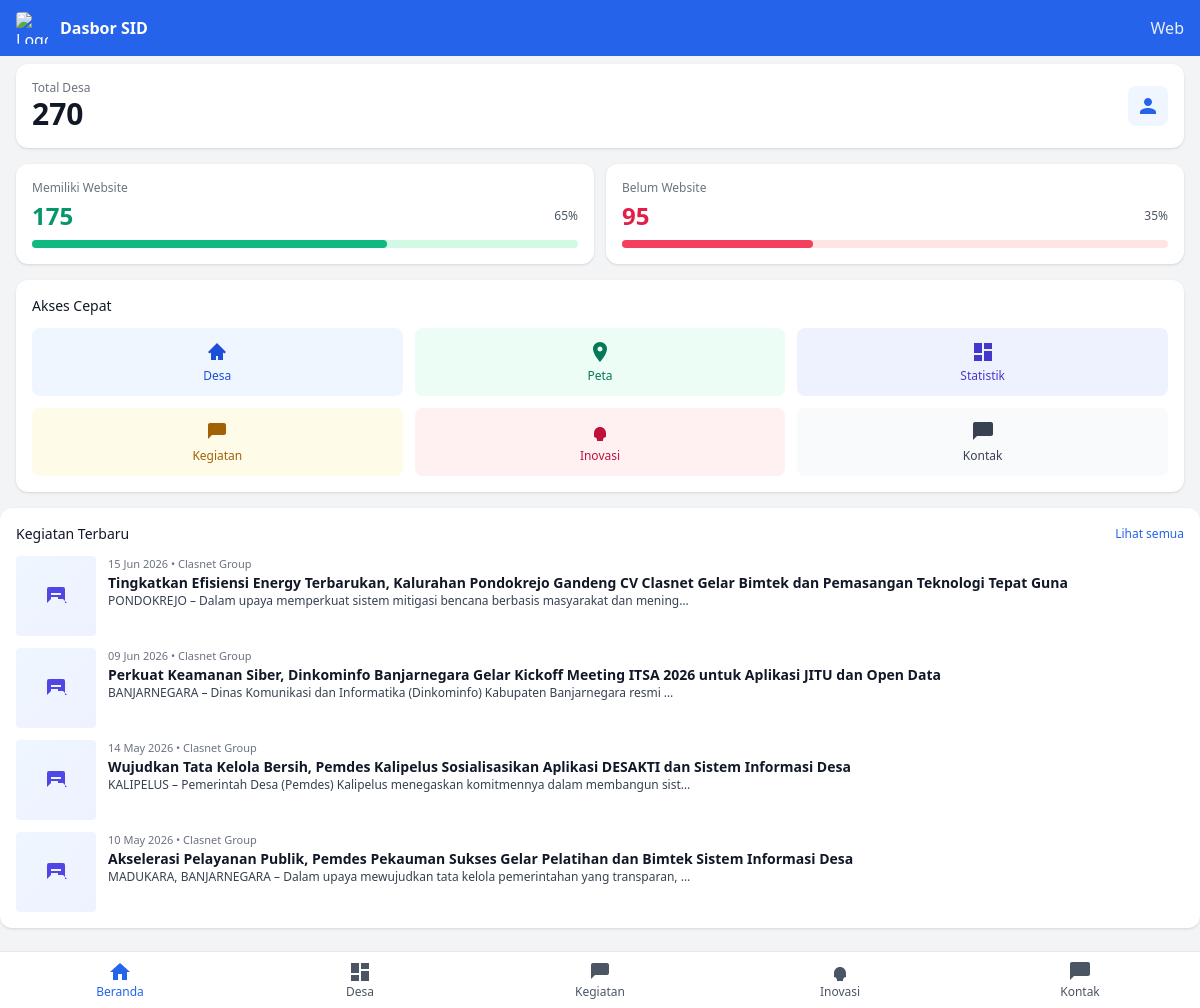
The app's page /legacy-php/mobile.php with its own data.
### tables this page shows
CREATE TABLE `berita` (
  `id` int(11) NOT NULL,
  `judul` varchar(255) NOT NULL,
  `isi` text NOT NULL,
  `gambar` varchar(255) DEFAULT NULL,
  `dibuat_pada` datetime NOT NULL DEFAULT current_timestamp(),
  `published` tinyint(1) NOT NULL DEFAULT 1,
  `author` varchar(100) DEFAULT 'Clasnet Group',
  `tags` varchar(255) DEFAULT NULL,
  `related_desa` varchar(255) DEFAULT NULL
);

### legacy-php/mobile.php (the view, shortened to what this page needs)
<?php
$db = db();
$total = 0; $withWebsite = 0; $withoutWebsite = 0; $active = 0; $inactive = 0; $unknown = 0;
$q1 = $db->query("SELECT COUNT(*) AS c FROM desa");
if ($q1) { $r = $q1->fetch_assoc(); $total = (int)$r['c']; }
$q2 = $db->query("SELECT
  SUM(CASE WHEN TRIM(COALESCE(alamat_website,'')) <> '' THEN 1 ELSE 0 END) AS w,
  SUM(CASE WHEN TRIM(COALESCE(alamat_website,'')) = '' THEN 1 ELSE 0 END) AS nw
FROM desa");
if ($q2) { $r = $q2->fetch_assoc(); $withWebsite = (int)$r['w']; $withoutWebsite = (int)$r['nw']; }
$websitePct = $total > 0 ? round(($withWebsite / $total) * 100) : 0;
$inactivePct= $total > 0 ? round(($withoutWebsite / $total) * 100) : 0;
$latestNews = [];
if ($res = $db->query("SELECT id, judul, isi, gambar, dibuat_pada, author FROM berita WHERE published=1 ORDER BY dibuat_pada DESC LIMIT 4")) {
  while ($row = $res->fetch_assoc()) { $latestNews[] = $row; }
}
function excerpt_mobile($text, $len = 90) {
  $plain = strip_tags($text ?? '');
  return mb_strlen($plain) <= $len ? $plain : mb_substr($plain, 0, $len) . '…';
}
?>
<!doctype html>
<html lang="id">
<head>
  <script src="https://cdn.tailwindcss.com"></script>
</head>
<body class="bg-gray-100 text-gray-900 min-h-screen pb-16">
  <header class="fixed top-0 left-0 right-0 bg-blue-600 text-white z-20">
    <div class="px-4 py-3 flex items-center justify-between">
      <div class="flex items-center gap-3">
        <img src="clasnet.png" alt="Logo" class="w-8 h-8 rounded object-contain">
        <div class="font-semibold">Dasbor SID</div>
      </div>
      <div class="flex items-center gap-3">
        <a href="index.php?view=desktop" class="text-white/90">Web</a>
      </div>
    </div>
  </header>
  <main class="pt-16">
    <div class="px-4">
      <div class="bg-white rounded-xl shadow p-4 mb-4">
        <div class="flex items-center justify-between">
          <div>
            <div class="text-xs text-gray-500">Total Desa</div>
            <div class="text-3xl font-bold"><?= $total ?></div>
          </div>
          <div class="p-2 rounded-lg bg-blue-50 text-blue-600">
            <svg xmlns="http://www.w3.org/2000/svg" viewBox="0 0 24 24" fill="currentColor" class="w-6 h-6"><path d="M12 12c2.21 0 4-1.79 4-4S14.21 4 12 4 8 5.79 8 8s1.79 4 4 4zm0 2c-2.67 0-8 1.34-8 4v2h16v-2c0-2.66-5.33-4-8-4z"/></svg>
          </div>
        </div>
      </div>
      <div class="grid grid-cols-2 gap-3 mb-4">
        <div class="bg-white rounded-xl shadow p-4">
          <div class="text-xs text-gray-500">Memiliki Website</div>
          <div class="flex items-center justify-between mt-1">
            <div class="text-2xl font-bold text-emerald-600"><?= $withWebsite ?></div>
            <span class="text-xs text-gray-600"><?= $websitePct ?>%</span>
          </div>
          <div class="mt-2 h-2 bg-emerald-100 rounded-full"><div class="h-2 bg-emerald-500 rounded-full" style="width: <?= $websitePct ?>%"></div></div>
        </div>
        <div class="bg-white rounded-xl shadow p-4">
          <div class="text-xs text-gray-500">Belum Website</div>
          <div class="flex items-center justify-between mt-1">
            <div class="text-2xl font-bold text-rose-600"><?= $withoutWebsite ?></div>
            <span class="text-xs text-gray-600"><?= $inactivePct ?>%</span>
          </div>
          <div class="mt-2 h-2 bg-rose-100 rounded-full"><div class="h-2 bg-rose-500 rounded-full" style="width: <?= $inactivePct ?>%"></div></div>
        </div>
      </div>
      <div class="bg-white rounded-xl shadow p-4 mb-4">
        <div class="text-sm font-medium">Akses Cepat</div>
        <div class="grid grid-cols-3 gap-3 mt-3">
          <a href="mobile_desa.php" class="flex flex-col items-center justify-center p-3 rounded-lg bg-blue-50 text-blue-700">
            <svg xmlns="http://www.w3.org/2000/svg" class="w-6 h-6" viewBox="0 0 24 24" fill="currentColor"><path d="M12 3l9 9-1.5 1.5L18 12.5V20h-5v-4H11v4H6v-7.5L4.5 13.5 3 12l9-9z"/></svg>
            <span class="text-xs mt-1">Desa</span>
          </a>
          <a href="mobile_peta.php" class="flex flex-col items-center justify-center p-3 rounded-lg bg-emerald-50 text-emerald-700">
            <svg xmlns="http://www.w3.org/2000/svg" class="w-6 h-6" viewBox="0 0 24 24" fill="currentColor"><path d="M12 2C8.14 2 5 5.14 5 9c0 5.25 7 13 7 13s7-7.75 7-13c0-3.86-3.14-7-7-7zm0 9.5c-1.38 0-2.5-1.12-2.5-2.5S10.62 6.5 12 6.5s2.5 1.12 2.5 2.5S13.38 11.5 12 11.5z"/></svg>
            <span class="text-xs mt-1">Peta</span>
          </a>
          <a href="mobile_statistik.php" class="flex flex-col items-center justify-center p-3 rounded-lg bg-indigo-50 text-indigo-700">
            <svg xmlns="http://www.w3.org/2000/svg" class="w-6 h-6" viewBox="0 0 24 24" fill="currentColor"><path d="M3 13h8V3H3v10zm0 8h8v-6H3v6zm10 0h8V11h-8v10zm0-18v6h8V3h-8z"/></svg>
            <span class="text-xs mt-1">Statistik</span>
          </a>
          <a href="mobile_kegiatan.php" class="flex flex-col items-center justify-center p-3 rounded-lg bg-yellow-50 text-yellow-700">
            <svg xmlns="http://www.w3.org/2000/svg" class="w-6 h-6" viewBox="0 0 24 24" fill="currentColor"><path d="M19 3H5c-1.1 0-2 .9-2 2v14l4-4h12c1.1 0 2-.9 2-2V5c0-1.1-.9-2-2-2z"/></svg>
            <span class="text-xs mt-1">Kegiatan</span>
          </a>
          <a href="mobile_inovasi.php" class="flex flex-col items-center justify-center p-3 rounded-lg bg-rose-50 text-rose-700">
            <svg xmlns="http://www.w3.org/2000/svg" class="w-6 h-6" viewBox="0 0 24 24" fill="currentColor"><path d="M9 21h6v-1c0-1.66 1.34-3 3-3v-4c0-3.31-2.69-6-6-6S6 9.69 6 13v4c1.66 0 3 1.34 3 3v1z"/></svg>
            <span class="text-xs mt-1">Inovasi</span>
          </a>
          <a href="mobile_kontak.php" class="flex flex-col items-center justify-center p-3 rounded-lg bg-gray-50 text-gray-700">
            <svg xmlns="http://www.w3.org/2000/svg" class="w-6 h-6" viewBox="0 0 24 24" fill="currentColor"><path d="M20 2H4c-1.1 0-2 .9-2 2v16l4-4h14c1.1 0 2-.9 2-2V4c0-1.1-.9-2-2-2z"/></svg>
            <span class="text-xs mt-1">Kontak</span>
          </a>
        </div>
      </div>
    </div>
    <?php if (!empty($latestNews)): ?>
      <div class="bg-white rounded-xl shadow p-4 mb-4">
        <div class="flex items-center justify-between">
          <div class="text-sm font-medium">Kegiatan Terbaru</div>
          <a href="mobile_kegiatan.php" class="text-xs text-blue-600">Lihat semua</a>
        </div>
        <div class="mt-3 space-y-3">
          <?php foreach ($latestNews as $b): ?>
          <a href="mobile_berita.php?id=<?= (int)$b['id'] ?>" class="block">
            <article class="flex gap-3">
              <?php $imgRel = !empty($b['gambar']) ? $b['gambar'] : null; $imgOk = $imgRel && file_exists(__DIR__ . '/' . $imgRel); ?>
              <?php if ($imgOk): ?>
                <img src="<?= htmlspecialchars($imgRel) ?>" alt="<?= htmlspecialchars($b['judul']) ?>" class="w-20 h-20 rounded object-cover flex-shrink-0">
              <?php else: ?>
                <div class="w-20 h-20 rounded bg-gradient-to-br from-blue-50 to-indigo-50 flex items-center justify-center text-indigo-600 flex-shrink-0">
                  <svg xmlns="http://www.w3.org/2000/svg" class="w-6 h-6" viewBox="0 0 24 24" fill="currentColor"><path d="M21 19V5a2 2 0 0 0-2-2H5a2 2 0 0 0-2 2v14l4-4h12l4 4zM7 9h10v2H7V9zm0 4h7v2H7v-2z"/></svg>
                </div>
              <?php endif; ?>
              <div class="flex-1">
                <div class="text-[11px] text-gray-500"><?= date('d M Y', strtotime($b['dibuat_pada'])) ?> • <?= htmlspecialchars($b['author'] ?: 'Clasnet Group') ?></div>
                <div class="text-sm font-semibold"><?= htmlspecialchars($b['judul']) ?></div>
                <div class="text-xs text-gray-700"><?= htmlspecialchars(excerpt_mobile($b['isi'])) ?></div>
              </div>
            </article>
          </a>
          <?php endforeach; ?>
        </div>
      </div>
    <?php endif; ?>
  </main>
  <nav class="fixed bottom-0 left-0 right-0 bg-white border-t z-20">
    <div class="grid grid-cols-5 text-xs text-gray-600">
      <a href="mobile.php" class="flex flex-col items-center justify-center py-2 text-blue-600">
        <svg xmlns="http://www.w3.org/2000/svg" class="w-6 h-6" viewBox="0 0 24 24" fill="currentColor"><path d="M10 20v-6h4v6h5v-8h3L12 3 2 12h3v8z"/></svg>
        <span>Beranda</span>
      </a>
      <a href="mobile_desa.php" class="flex flex-col items-center justify-center py-2">
        <svg xmlns="http://www.w3.org/2000/svg" class="w-6 h-6" viewBox="0 0 24 24" fill="currentColor"><path d="M3 13h8V3H3v10zm0 8h8v-6H3v6zm10 0h8V11h-8v10zm0-18v6h8V3h-8z"/></svg>
        <span>Desa</span>
      </a>
      <a href="mobile_kegiatan.php" class="flex flex-col items-center justify-center py-2">
        <svg xmlns="http://www.w3.org/2000/svg" class="w-6 h-6" viewBox="0 0 24 24" fill="currentColor"><path d="M19 3H5c-1.1 0-2 .9-2 2v14l4-4h12c1.1 0 2-.9 2-2V5c0-1.1-.9-2-2-2z"/></svg>
        <span>Kegiatan</span>
      </a>
      <a href="mobile_inovasi.php" class="flex flex-col items-center justify-center py-2">
        <svg xmlns="http://www.w3.org/2000/svg" class="w-6 h-6" viewBox="0 0 24 24" fill="currentColor"><path d="M9 21h6v-1c0-1.66 1.34-3 3-3v-4c0-3.31-2.69-6-6-6S6 9.69 6 13v4c1.66 0 3 1.34 3 3v1z"/></svg>
        <span>Inovasi</span>
      </a>
      <a href="mobile_kontak.php" class="flex flex-col items-center justify-center py-2">
        <svg xmlns="http://www.w3.org/2000/svg" class="w-6 h-6" viewBox="0 0 24 24" fill="currentColor"><path d="M20 2H4c-1.1 0-2 .9-2 2v16l4-4h14c1.1 0 2-.9 2-2V4c0-1.1-.9-2-2-2z"/></svg>
        <span>Kontak</span>
      </a>
    </div>
  </nav>
</body>
</html>

### records on screen
berita: dibuat_pada "15 Jun 2026", author "Clasnet Group", judul "Tingkatkan Efisiensi Energy Terbarukan, Kalurahan Pondokrejo Gandeng CV Clasnet Gelar Bimtek dan Pemasangan Teknologi Tepat Guna", isi "PONDOKREJO – Dalam upaya memperkuat sistem mitigasi bencana berbasis masyarakat dan mening…"
berita: dibuat_pada "09 Jun 2026", author "Clasnet Group", judul "Perkuat Keamanan Siber, Dinkominfo Banjarnegara Gelar Kickoff Meeting ITSA 2026 untuk Aplikasi JITU dan Open Data", isi "BANJARNEGARA – Dinas Komunikasi dan Informatika (Dinkominfo) Kabupaten Banjarnegara resmi …"
berita: dibuat_pada "14 May 2026", author "Clasnet Group", judul "Wujudkan Tata Kelola Bersih, Pemdes Kalipelus Sosialisasikan Aplikasi DESAKTI dan Sistem Informasi Desa", isi "KALIPELUS – Pemerintah Desa (Pemdes) Kalipelus menegaskan komitmennya dalam membangun sist…"
berita: dibuat_pada "10 May 2026", author "Clasnet Group", judul "Akselerasi Pelayanan Publik, Pemdes Pekauman Sukses Gelar Pelatihan dan Bimtek Sistem Informasi Desa", isi "MADUKARA, BANJARNEGARA – Dalam upaya mewujudkan tata kelola pemerintahan yang transparan, …"

### other values on screen
$total "270"
$withWebsite "175"
$websitePct "65"
$withoutWebsite "95"
$inactivePct "35"
